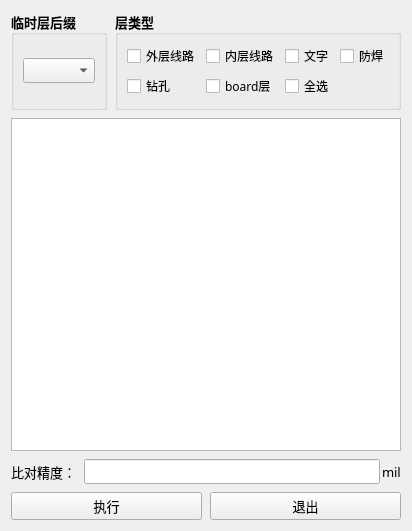
<?xml version="1.0" encoding="UTF-8"?>
<ui version="4.0">
 <class>Form</class>
 <widget class="QWidget" name="Form">
  <property name="geometry">
   <rect>
    <x>0</x>
    <y>0</y>
    <width>389</width>
    <height>531</height>
   </rect>
  </property>
  <property name="font">
   <font>
    <family>微软雅黑</family>
    <pointsize>10</pointsize>
   </font>
  </property>
  <property name="windowTitle">
   <string>临时层比对</string>
  </property>
  <layout class="QVBoxLayout" name="verticalLayout" stretch="0,1,0,0">
   <property name="spacing">
    <number>8</number>
   </property>
   <item>
    <layout class="QHBoxLayout" name="horizontalLayout">
     <item>
      <widget class="QGroupBox" name="groupBox">
       <property name="font">
        <font>
         <family>微软雅黑</family>
         <pointsize>10</pointsize>
         <weight>75</weight>
         <bold>true</bold>
        </font>
       </property>
       <property name="title">
        <string>临时层后缀</string>
       </property>
       <layout class="QHBoxLayout" name="horizontalLayout_2">
        <item>
         <widget class="QComboBox" name="comboBox_temp">
          <property name="font">
           <font>
            <family>微软雅黑</family>
            <pointsize>9</pointsize>
            <weight>50</weight>
            <bold>false</bold>
           </font>
          </property>
         </widget>
        </item>
       </layout>
      </widget>
     </item>
     <item>
      <widget class="QGroupBox" name="groupBox_2">
       <property name="font">
        <font>
         <family>微软雅黑</family>
         <pointsize>10</pointsize>
         <weight>75</weight>
         <bold>true</bold>
        </font>
       </property>
       <property name="title">
        <string>层类型</string>
       </property>
       <layout class="QGridLayout" name="gridLayout">
        <item row="0" column="0">
         <widget class="QCheckBox" name="checkBox_outer_signal">
          <property name="font">
           <font>
            <family>微软雅黑</family>
            <pointsize>9</pointsize>
            <weight>50</weight>
            <bold>false</bold>
           </font>
          </property>
          <property name="cursor">
           <cursorShape>PointingHandCursor</cursorShape>
          </property>
          <property name="text">
           <string>外层线路</string>
          </property>
         </widget>
        </item>
        <item row="0" column="1">
         <widget class="QCheckBox" name="checkBox_inner_signal">
          <property name="font">
           <font>
            <family>微软雅黑</family>
            <pointsize>9</pointsize>
            <weight>50</weight>
            <bold>false</bold>
           </font>
          </property>
          <property name="cursor">
           <cursorShape>PointingHandCursor</cursorShape>
          </property>
          <property name="text">
           <string>内层线路</string>
          </property>
         </widget>
        </item>
        <item row="0" column="2">
         <widget class="QCheckBox" name="checkBox_silk_screen">
          <property name="font">
           <font>
            <family>微软雅黑</family>
            <pointsize>9</pointsize>
            <weight>50</weight>
            <bold>false</bold>
           </font>
          </property>
          <property name="cursor">
           <cursorShape>PointingHandCursor</cursorShape>
          </property>
          <property name="text">
           <string>文字</string>
          </property>
         </widget>
        </item>
        <item row="0" column="3">
         <widget class="QCheckBox" name="checkBox_solder_mask">
          <property name="font">
           <font>
            <family>微软雅黑</family>
            <pointsize>9</pointsize>
            <weight>50</weight>
            <bold>false</bold>
           </font>
          </property>
          <property name="cursor">
           <cursorShape>PointingHandCursor</cursorShape>
          </property>
          <property name="text">
           <string>防焊</string>
          </property>
         </widget>
        </item>
        <item row="1" column="0">
         <widget class="QCheckBox" name="checkBox_drill">
          <property name="font">
           <font>
            <family>微软雅黑</family>
            <pointsize>9</pointsize>
            <weight>50</weight>
            <bold>false</bold>
           </font>
          </property>
          <property name="cursor">
           <cursorShape>PointingHandCursor</cursorShape>
          </property>
          <property name="text">
           <string>钻孔</string>
          </property>
         </widget>
        </item>
        <item row="1" column="1">
         <widget class="QCheckBox" name="checkBox_board">
          <property name="font">
           <font>
            <family>微软雅黑</family>
            <pointsize>9</pointsize>
            <weight>50</weight>
            <bold>false</bold>
           </font>
          </property>
          <property name="cursor">
           <cursorShape>PointingHandCursor</cursorShape>
          </property>
          <property name="text">
           <string>board层</string>
          </property>
         </widget>
        </item>
        <item row="1" column="2">
         <widget class="QCheckBox" name="checkBox_all">
          <property name="font">
           <font>
            <family>微软雅黑</family>
            <pointsize>9</pointsize>
            <weight>50</weight>
            <bold>false</bold>
           </font>
          </property>
          <property name="cursor">
           <cursorShape>PointingHandCursor</cursorShape>
          </property>
          <property name="text">
           <string>全选</string>
          </property>
         </widget>
        </item>
       </layout>
      </widget>
     </item>
    </layout>
   </item>
   <item>
    <widget class="QListWidget" name="listWidget">
     <property name="cursor" stdset="0">
      <cursorShape>PointingHandCursor</cursorShape>
     </property>
    </widget>
   </item>
   <item>
    <layout class="QHBoxLayout" name="horizontalLayout_4">
     <item>
      <widget class="QLabel" name="label">
       <property name="text">
        <string>比对精度：</string>
       </property>
      </widget>
     </item>
     <item>
      <layout class="QHBoxLayout" name="horizontalLayout_3">
       <property name="spacing">
        <number>2</number>
       </property>
       <item>
        <widget class="QLineEdit" name="lineEdit_resolution">
         <property name="font">
          <font>
           <family>微软雅黑</family>
           <pointsize>9</pointsize>
          </font>
         </property>
        </widget>
       </item>
       <item>
        <widget class="QLabel" name="label_2">
         <property name="text">
          <string>mil</string>
         </property>
        </widget>
       </item>
      </layout>
     </item>
    </layout>
   </item>
   <item>
    <layout class="QHBoxLayout" name="horizontalLayout_5">
     <item>
      <widget class="QPushButton" name="pushButton_exec">
       <property name="cursor">
        <cursorShape>PointingHandCursor</cursorShape>
       </property>
       <property name="text">
        <string>执行</string>
       </property>
      </widget>
     </item>
     <item>
      <widget class="QPushButton" name="pushButton_exit">
       <property name="cursor">
        <cursorShape>PointingHandCursor</cursorShape>
       </property>
       <property name="text">
        <string>退出</string>
       </property>
      </widget>
     </item>
    </layout>
   </item>
  </layout>
 </widget>
 <resources/>
 <connections/>
</ui>
